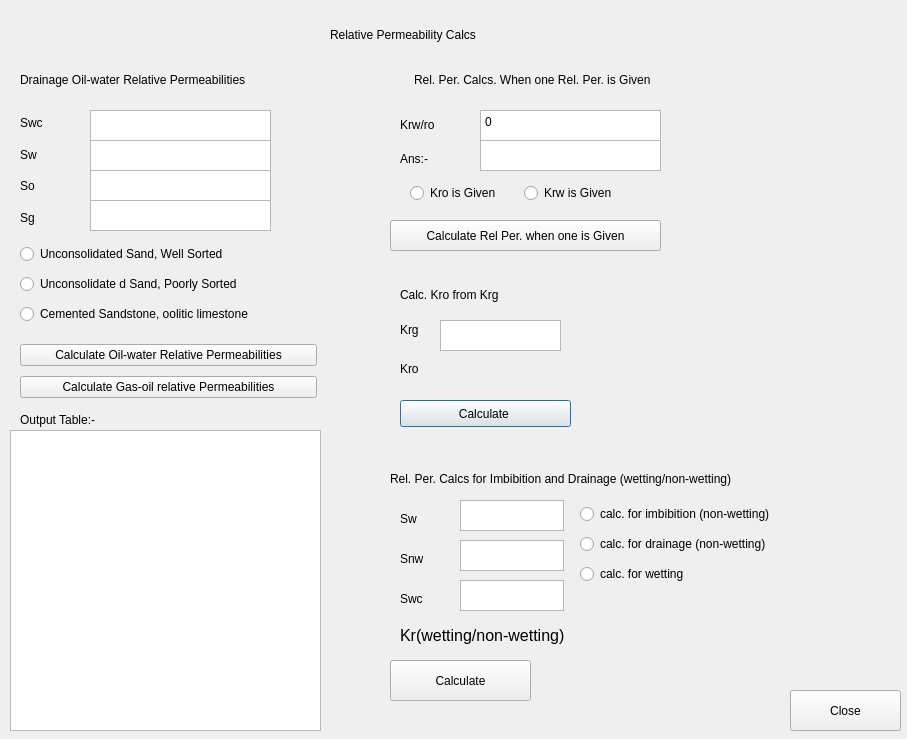
<?xml version="1.0" encoding="UTF-8"?>
<ui version="4.0">
 <class>rel_per_calc_diag</class>
 <widget class="QDialog" name="rel_per_calc_diag">
  <property name="geometry">
   <rect>
    <x>0</x>
    <y>0</y>
    <width>907</width>
    <height>739</height>
   </rect>
  </property>
  <property name="windowTitle">
   <string>Dialog</string>
  </property>
  <widget class="QPushButton" name="kro_from_krg_calc">
   <property name="geometry">
    <rect>
     <x>400</x>
     <y>400</y>
     <width>171</width>
     <height>27</height>
    </rect>
   </property>
   <property name="text">
    <string>Calculate </string>
   </property>
  </widget>
  <widget class="QPushButton" name="rel_per_when_one_is_given_calc">
   <property name="geometry">
    <rect>
     <x>390</x>
     <y>220</y>
     <width>271</width>
     <height>31</height>
    </rect>
   </property>
   <property name="text">
    <string>Calculate Rel Per. when one is Given</string>
   </property>
  </widget>
  <widget class="QWidget" name="layoutWidget">
   <property name="geometry">
    <rect>
     <x>580</x>
     <y>500</y>
     <width>301</width>
     <height>89</height>
    </rect>
   </property>
   <layout class="QVBoxLayout" name="verticalLayout_5">
    <item>
     <widget class="QRadioButton" name="rb1_imbibition">
      <property name="text">
       <string>calc. for imbibition (non-wetting)</string>
      </property>
     </widget>
    </item>
    <item>
     <widget class="QRadioButton" name="rb2_drainage">
      <property name="text">
       <string>calc. for drainage (non-wetting)</string>
      </property>
     </widget>
    </item>
    <item>
     <widget class="QRadioButton" name="rb3_calc_for_wetting">
      <property name="text">
       <string>calc. for wetting</string>
      </property>
     </widget>
    </item>
   </layout>
  </widget>
  <widget class="QPlainTextEdit" name="ans">
   <property name="geometry">
    <rect>
     <x>480</x>
     <y>140</y>
     <width>181</width>
     <height>31</height>
    </rect>
   </property>
   <property name="plainText">
    <string/>
   </property>
  </widget>
  <widget class="QLabel" name="label_17">
   <property name="geometry">
    <rect>
     <x>390</x>
     <y>470</y>
     <width>491</width>
     <height>19</height>
    </rect>
   </property>
   <property name="text">
    <string>&lt;html&gt;&lt;head/&gt;&lt;body&gt;&lt;p&gt;Rel. Per. Calcs for Imbibition and Drainage (wetting/non-wetting)&lt;/p&gt;&lt;/body&gt;&lt;/html&gt;</string>
   </property>
  </widget>
  <widget class="QPlainTextEdit" name="t8_swc">
   <property name="geometry">
    <rect>
     <x>460</x>
     <y>580</y>
     <width>104</width>
     <height>31</height>
    </rect>
   </property>
  </widget>
  <widget class="QPushButton" name="kr_wetting_non_wetting_calc">
   <property name="geometry">
    <rect>
     <x>390</x>
     <y>660</y>
     <width>141</width>
     <height>41</height>
    </rect>
   </property>
   <property name="text">
    <string>Calculate</string>
   </property>
  </widget>
  <widget class="QPlainTextEdit" name="t5_krg">
   <property name="geometry">
    <rect>
     <x>440</x>
     <y>320</y>
     <width>121</width>
     <height>31</height>
    </rect>
   </property>
  </widget>
  <widget class="QLabel" name="label_11">
   <property name="geometry">
    <rect>
     <x>400</x>
     <y>150</y>
     <width>31</width>
     <height>19</height>
    </rect>
   </property>
   <property name="text">
    <string>&lt;html&gt;&lt;head/&gt;&lt;body&gt;&lt;p&gt;Ans:-&lt;/p&gt;&lt;/body&gt;&lt;/html&gt;</string>
   </property>
  </widget>
  <widget class="QLabel" name="label_21">
   <property name="geometry">
    <rect>
     <x>400</x>
     <y>620</y>
     <width>191</width>
     <height>31</height>
    </rect>
   </property>
   <property name="text">
    <string>&lt;html&gt;&lt;head/&gt;&lt;body&gt;&lt;p&gt;&lt;span style=&quot; font-size:12pt;&quot;&gt;Kr(wetting/non-wetting)&lt;/span&gt;&lt;/p&gt;&lt;/body&gt;&lt;/html&gt;</string>
   </property>
  </widget>
  <widget class="QPlainTextEdit" name="t7_snw">
   <property name="geometry">
    <rect>
     <x>460</x>
     <y>540</y>
     <width>104</width>
     <height>31</height>
    </rect>
   </property>
  </widget>
  <widget class="QLabel" name="label_18">
   <property name="geometry">
    <rect>
     <x>400</x>
     <y>510</y>
     <width>31</width>
     <height>19</height>
    </rect>
   </property>
   <property name="text">
    <string>&lt;html&gt;&lt;head/&gt;&lt;body&gt;&lt;p&gt;Sw&lt;/p&gt;&lt;/body&gt;&lt;/html&gt;</string>
   </property>
  </widget>
  <widget class="QLabel" name="label_13">
   <property name="geometry">
    <rect>
     <x>400</x>
     <y>280</y>
     <width>151</width>
     <height>31</height>
    </rect>
   </property>
   <property name="text">
    <string>&lt;html&gt;&lt;head/&gt;&lt;body&gt;&lt;p&gt;Calc. Kro from Krg&lt;/p&gt;&lt;/body&gt;&lt;/html&gt;</string>
   </property>
  </widget>
  <widget class="QLabel" name="label_19">
   <property name="geometry">
    <rect>
     <x>400</x>
     <y>550</y>
     <width>31</width>
     <height>19</height>
    </rect>
   </property>
   <property name="text">
    <string>&lt;html&gt;&lt;head/&gt;&lt;body&gt;&lt;p&gt;Snw&lt;/p&gt;&lt;/body&gt;&lt;/html&gt;</string>
   </property>
  </widget>
  <widget class="QLabel" name="label_14">
   <property name="geometry">
    <rect>
     <x>400</x>
     <y>320</y>
     <width>61</width>
     <height>20</height>
    </rect>
   </property>
   <property name="text">
    <string>&lt;html&gt;&lt;head/&gt;&lt;body&gt;&lt;p&gt;Krg&lt;/p&gt;&lt;/body&gt;&lt;/html&gt;</string>
   </property>
  </widget>
  <widget class="QLabel" name="label">
   <property name="geometry">
    <rect>
     <x>330</x>
     <y>20</y>
     <width>321</width>
     <height>31</height>
    </rect>
   </property>
   <property name="text">
    <string>&lt;html&gt;&lt;head/&gt;&lt;body&gt;&lt;p&gt;Relative Permeability Calcs&lt;/p&gt;&lt;/body&gt;&lt;/html&gt;</string>
   </property>
  </widget>
  <widget class="QPlainTextEdit" name="t1_sw">
   <property name="geometry">
    <rect>
     <x>90</x>
     <y>140</y>
     <width>181</width>
     <height>31</height>
    </rect>
   </property>
  </widget>
  <widget class="QLabel" name="label_20">
   <property name="geometry">
    <rect>
     <x>400</x>
     <y>590</y>
     <width>31</width>
     <height>19</height>
    </rect>
   </property>
   <property name="text">
    <string>&lt;html&gt;&lt;head/&gt;&lt;body&gt;&lt;p&gt;Swc&lt;/p&gt;&lt;/body&gt;&lt;/html&gt;</string>
   </property>
  </widget>
  <widget class="QLabel" name="lbl_kro">
   <property name="geometry">
    <rect>
     <x>440</x>
     <y>360</y>
     <width>121</width>
     <height>31</height>
    </rect>
   </property>
   <property name="text">
    <string/>
   </property>
  </widget>
  <widget class="QWidget" name="layoutWidget_4">
   <property name="geometry">
    <rect>
     <x>20</x>
     <y>340</y>
     <width>297</width>
     <height>62</height>
    </rect>
   </property>
   <layout class="QVBoxLayout" name="verticalLayout_4">
    <item>
     <widget class="QPushButton" name="oil_water_rel_per_calc">
      <property name="text">
       <string>Calculate Oil-water Relative Permeabilities</string>
      </property>
     </widget>
    </item>
    <item>
     <widget class="QPushButton" name="gas_oil_rel_per_calc">
      <property name="text">
       <string>Calculate Gas-oil relative Permeabilities</string>
      </property>
     </widget>
    </item>
   </layout>
  </widget>
  <widget class="QWidget" name="layoutWidget_5">
   <property name="geometry">
    <rect>
     <x>20</x>
     <y>70</y>
     <width>781</width>
     <height>21</height>
    </rect>
   </property>
   <layout class="QHBoxLayout" name="horizontalLayout_2">
    <item>
     <widget class="QLabel" name="label_2">
      <property name="text">
       <string>&lt;html&gt;&lt;head/&gt;&lt;body&gt;&lt;p&gt;Drainage Oil-water Relative Permeabilities&lt;/p&gt;&lt;/body&gt;&lt;/html&gt;</string>
      </property>
     </widget>
    </item>
    <item>
     <widget class="QLabel" name="label_7">
      <property name="text">
       <string>&lt;html&gt;&lt;head/&gt;&lt;body&gt;&lt;p&gt;Rel. Per. Calcs. When one Rel. Per. is Given&lt;/p&gt;&lt;/body&gt;&lt;/html&gt;</string>
      </property>
     </widget>
    </item>
   </layout>
  </widget>
  <widget class="QLabel" name="label_9">
   <property name="geometry">
    <rect>
     <x>400</x>
     <y>110</y>
     <width>61</width>
     <height>31</height>
    </rect>
   </property>
   <property name="text">
    <string>&lt;html&gt;&lt;head/&gt;&lt;body&gt;&lt;p&gt;Krw/ro&lt;/p&gt;&lt;/body&gt;&lt;/html&gt;</string>
   </property>
  </widget>
  <widget class="QPlainTextEdit" name="t3_krw">
   <property name="geometry">
    <rect>
     <x>480</x>
     <y>110</y>
     <width>181</width>
     <height>31</height>
    </rect>
   </property>
   <property name="plainText">
    <string>0</string>
   </property>
  </widget>
  <widget class="QLabel" name="label_5">
   <property name="geometry">
    <rect>
     <x>20</x>
     <y>410</y>
     <width>191</width>
     <height>19</height>
    </rect>
   </property>
   <property name="text">
    <string>Output Table:-</string>
   </property>
  </widget>
  <widget class="QPlainTextEdit" name="t2_so">
   <property name="geometry">
    <rect>
     <x>90</x>
     <y>170</y>
     <width>181</width>
     <height>31</height>
    </rect>
   </property>
  </widget>
  <widget class="QLabel" name="label_15">
   <property name="geometry">
    <rect>
     <x>400</x>
     <y>360</y>
     <width>41</width>
     <height>19</height>
    </rect>
   </property>
   <property name="text">
    <string>&lt;html&gt;&lt;head/&gt;&lt;body&gt;&lt;p&gt;Kro&lt;/p&gt;&lt;/body&gt;&lt;/html&gt;</string>
   </property>
  </widget>
  <widget class="QLabel" name="lbl_kr_wetting_non_wetting">
   <property name="geometry">
    <rect>
     <x>630</x>
     <y>620</y>
     <width>231</width>
     <height>31</height>
    </rect>
   </property>
   <property name="text">
    <string/>
   </property>
  </widget>
  <widget class="QPlainTextEdit" name="t6_sw">
   <property name="geometry">
    <rect>
     <x>460</x>
     <y>500</y>
     <width>104</width>
     <height>31</height>
    </rect>
   </property>
  </widget>
  <widget class="QPushButton" name="rel_diag_close">
   <property name="geometry">
    <rect>
     <x>790</x>
     <y>690</y>
     <width>111</width>
     <height>41</height>
    </rect>
   </property>
   <property name="text">
    <string>Close</string>
   </property>
  </widget>
  <widget class="QPlainTextEdit" name="tg">
   <property name="geometry">
    <rect>
     <x>90</x>
     <y>200</y>
     <width>181</width>
     <height>31</height>
    </rect>
   </property>
  </widget>
  <widget class="QWidget" name="layoutWidget">
   <property name="geometry">
    <rect>
     <x>20</x>
     <y>240</y>
     <width>289</width>
     <height>89</height>
    </rect>
   </property>
   <layout class="QVBoxLayout" name="verticalLayout_3">
    <item>
     <widget class="QRadioButton" name="rb1_usws">
      <property name="text">
       <string>Unconsolidated Sand, Well Sorted</string>
      </property>
     </widget>
    </item>
    <item>
     <widget class="QRadioButton" name="rb2_usps">
      <property name="text">
       <string>Unconsolidate d Sand, Poorly Sorted</string>
      </property>
     </widget>
    </item>
    <item>
     <widget class="QRadioButton" name="rb3_csol">
      <property name="text">
       <string>Cemented Sandstone, oolitic limestone</string>
      </property>
     </widget>
    </item>
   </layout>
  </widget>
  <widget class="QTextEdit" name="lbl_out">
   <property name="geometry">
    <rect>
     <x>10</x>
     <y>430</y>
     <width>311</width>
     <height>301</height>
    </rect>
   </property>
  </widget>
  <widget class="QPlainTextEdit" name="tswc">
   <property name="geometry">
    <rect>
     <x>90</x>
     <y>110</y>
     <width>181</width>
     <height>31</height>
    </rect>
   </property>
  </widget>
  <widget class="QWidget" name="">
   <property name="geometry">
    <rect>
     <x>410</x>
     <y>180</y>
     <width>221</width>
     <height>27</height>
    </rect>
   </property>
   <layout class="QHBoxLayout" name="horizontalLayout">
    <item>
     <widget class="QRadioButton" name="rb1_kro_is_given">
      <property name="text">
       <string>Kro is Given</string>
      </property>
     </widget>
    </item>
    <item>
     <widget class="QRadioButton" name="radioButton">
      <property name="text">
       <string>Krw is Given</string>
      </property>
     </widget>
    </item>
   </layout>
  </widget>
  <widget class="QWidget" name="">
   <property name="geometry">
    <rect>
     <x>20</x>
     <y>110</y>
     <width>30</width>
     <height>121</height>
    </rect>
   </property>
   <layout class="QVBoxLayout" name="verticalLayout">
    <item>
     <widget class="QLabel" name="label_6">
      <property name="text">
       <string>&lt;html&gt;&lt;head/&gt;&lt;body&gt;&lt;p&gt;Swc&lt;/p&gt;&lt;/body&gt;&lt;/html&gt;</string>
      </property>
     </widget>
    </item>
    <item>
     <widget class="QLabel" name="label_3">
      <property name="text">
       <string>&lt;html&gt;&lt;head/&gt;&lt;body&gt;&lt;p&gt;Sw&lt;/p&gt;&lt;/body&gt;&lt;/html&gt;</string>
      </property>
     </widget>
    </item>
    <item>
     <widget class="QLabel" name="label_4">
      <property name="text">
       <string>&lt;html&gt;&lt;head/&gt;&lt;body&gt;&lt;p&gt;So&lt;/p&gt;&lt;/body&gt;&lt;/html&gt;</string>
      </property>
     </widget>
    </item>
    <item>
     <widget class="QLabel" name="label_22">
      <property name="text">
       <string>&lt;html&gt;&lt;head/&gt;&lt;body&gt;&lt;p&gt;Sg&lt;/p&gt;&lt;/body&gt;&lt;/html&gt;</string>
      </property>
     </widget>
    </item>
   </layout>
  </widget>
 </widget>
 <resources/>
 <connections/>
</ui>
